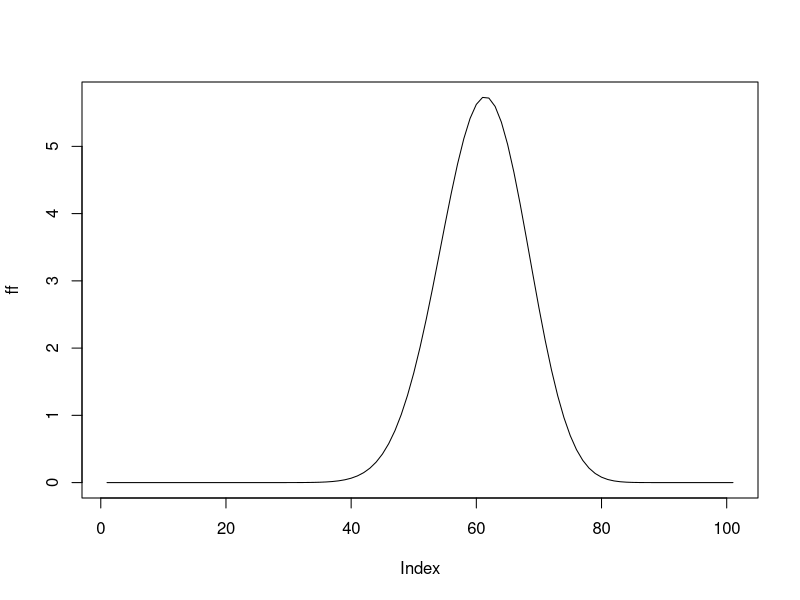
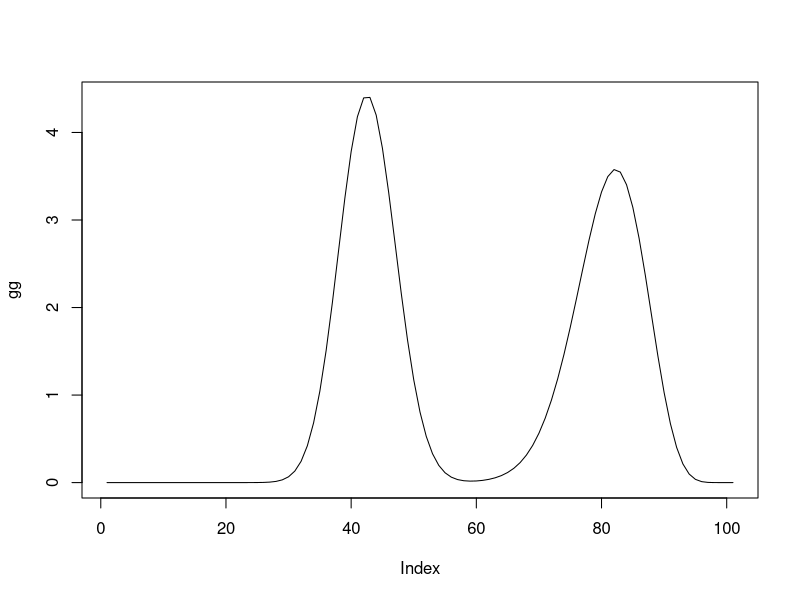
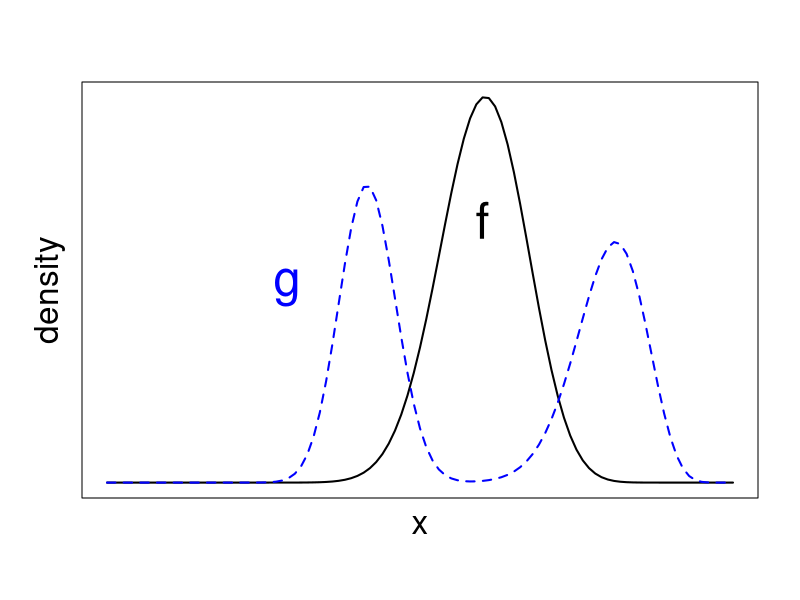
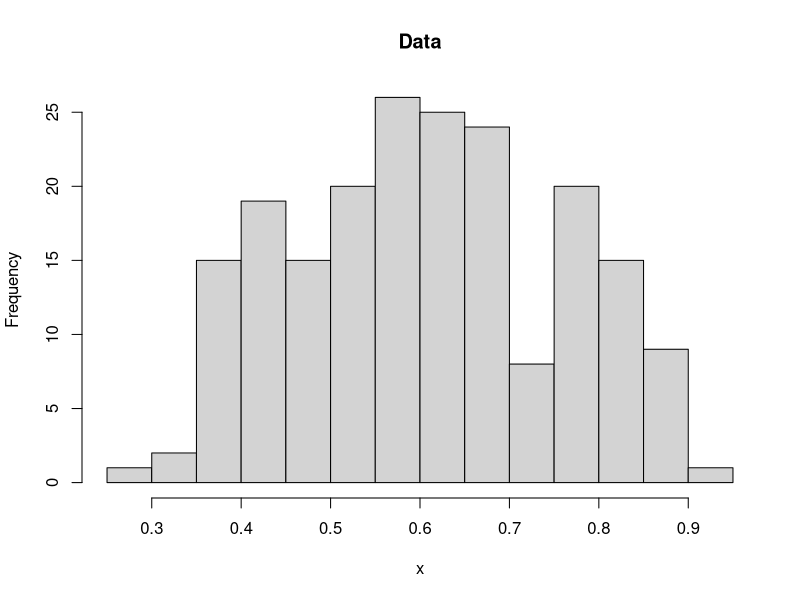
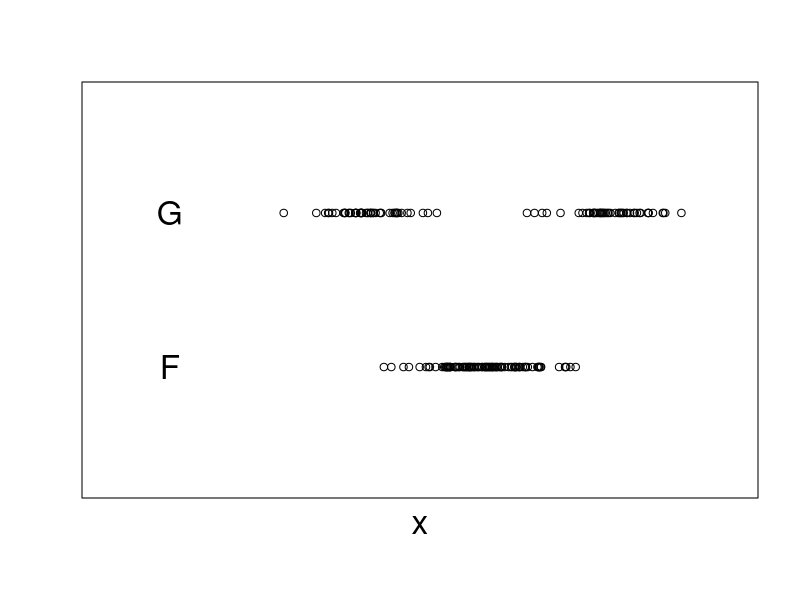
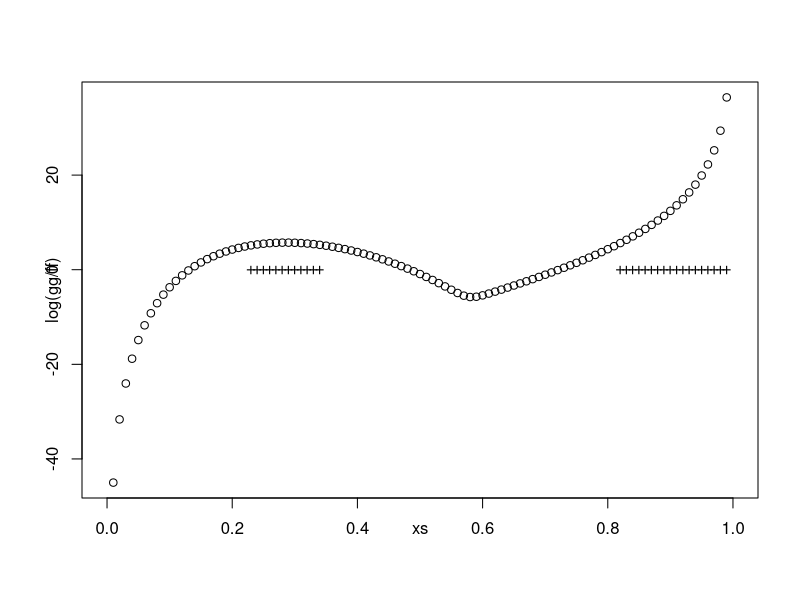
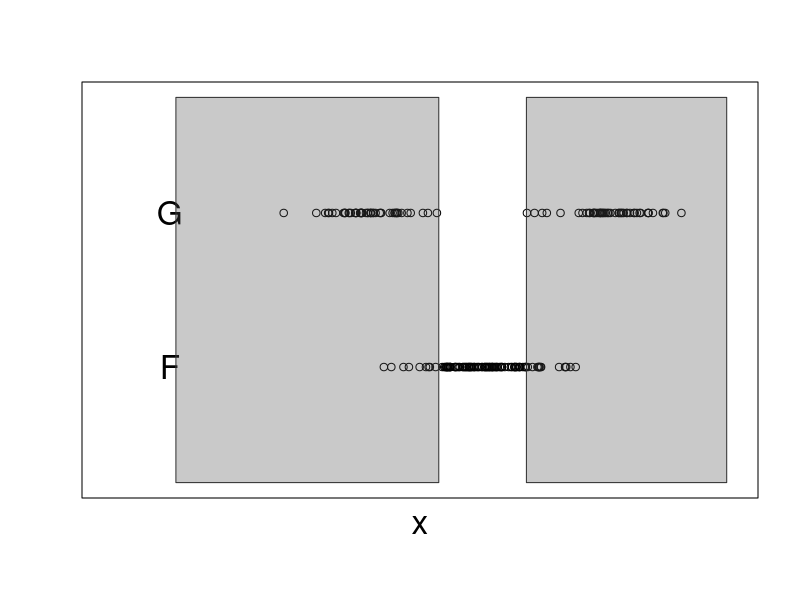
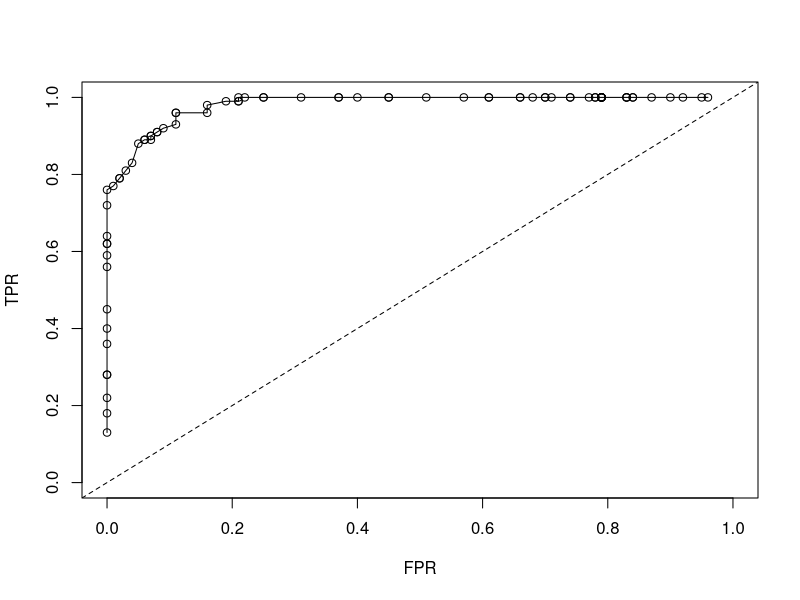

Here is the R script that generated these plots, in order:
####
##  Simple hypothesis tests and classification
####

xs <- 0:100/100

gg <- .5 * dbeta(xs, 40, 10) + .5 * dbeta(xs, 50, 70)
ff <- dbeta(xs, 30, 20)

plot(ff, type = 'l')
plot(gg, type = 'l')

par("mgp") # [1] 3 1 0
par("mar") #5.1 4.1 4.1 2.1
par(mar = c(5.1, 4.1, 4.1, 2.1))
par(mgp = c(1, 1, 0))
plot(xs, ff, type = 'l', lwd = 2, xlab = "x", ylab = "density",
     axes = FALSE, frame.plot = TRUE, cex.lab = 2)
lines(xs, gg, lwd = 2, lty = 2, col = "blue")
text(0.288, 2.9, "g", col = "blue", cex = 3)
text(0.6, 3.9, "f", cex = 3)

gsamp <- c(rbeta(50, 40, 10), rbeta(50, 50, 70))
fsamp <- rbeta(100, 30, 20)

par(mgp = c(3, 1, 0))
hist(c(gsamp, fsamp), breaks = 20, main = "Data", xlab = "x")

par(mgp = c(1, 1, 0))
plot(0:1, 0:1, col = "white", xlab = "x", ylab = "",  axes = FALSE, frame.plot = TRUE, cex.lab = 2)
points(gsamp, rep(0.7, 100))
points(fsamp, rep(0.3, 100))
text(0.1, 0.3, "F", cex = 2)
text(0.1, 0.7, "G", cex = 2)

lr <- log(gg/ff)
olr <- rank(-lr)/length(lr)
plot(xs, log(gg/ff))
points(xs[which(olr < .3)], 0 * which(olr < .3), pch = "+")


pts2intervals <- function(v, xs = 1:length(v)) {
  bks <- c(0, which(v[-1] - v[-length(v)] > 1), length(v))
  ans <- as.list(numeric(length(bks) - 1))
  for (i in 1:(length(bks) - 1)) {
    ans[[i]] <- xs[v[c(bks[i] + 1, bks[i+1])]]
  }
  ans
}
ints <- pts2intervals(which(olr < .76), xs)


par(mgp = c(1, 1, 0))
plot(0:1, 0:1, col = "white", xlab = "x", ylab = "",  axes = FALSE, frame.plot = TRUE, cex.lab = 2)
points(gsamp, rep(0.7, 100))
points(fsamp, rep(0.3, 100))
text(0.1, 0.3, "F", cex = 2)
text(0.1, 0.7, "G", cex = 2)
for(lu in ints) polygon(lu[c(1, 2, 2, 1)], c(0, 0, 1, 1), border = rgb(.2, .2, .2),
                        col = rgb(.3, .3, .3, .3))

ints


nrejected <- function(samp, ints) {
  s <- 0
  for (lu in ints) s <- s + sum(samp > lu[1] & samp < lu[2])
  s
}
nrejected(fsamp, ints)
nrejected(gsamp, ints)

nrejectedfunc <- function(prop) {
  ints <- pts2intervals(which(olr < prop), xs)
  res <- c(nrejected(gsamp, ints)/length(gsamp), nrejected(fsamp, ints)/length(fsamp))
  1- res
}

lala <- do.call(cbind, lapply(0:100/100, nrejectedfunc))
lala

par(mgp = c(3, 1, 0))
plot(t(lala[, 13:91]), xlab = "FPR", ylab = "TPR", ylim = 0:1, xlim = 0:1, type = "o")
abline(0, 1, lty = 2)
